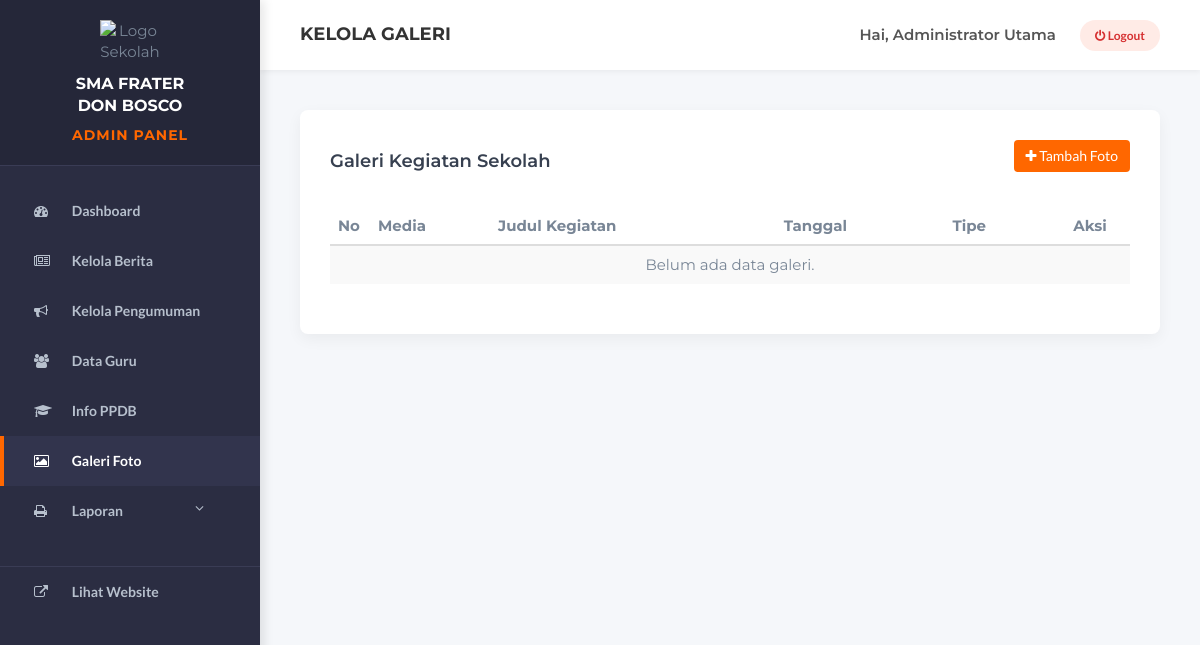
Page /admin/galeri.php (signed in) on the earlier database version.
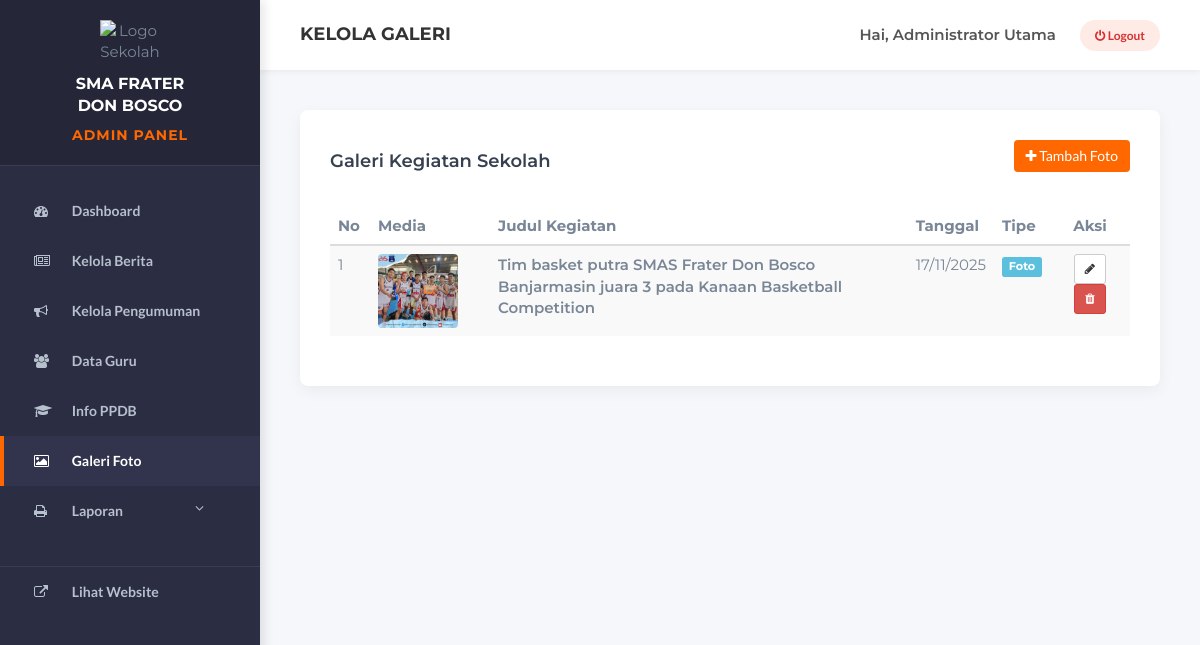
Same page on the later database version.
### tables this page shows
CREATE TABLE `galeri_media` (
  `id_album` int(11) NOT NULL,
  `judul_album` varchar(255) NOT NULL,
  `deskripsi` text DEFAULT NULL,
  `tanggal_event` date NOT NULL,
  `file_path` varchar(255) NOT NULL,
  `tipe_media` enum('Foto','Video') NOT NULL
);

### controllers/AdminGaleriController.php (called while the page is built, shortened)
<?php
require_once __DIR__ . '/../models/GaleriModel.php';
class AdminGaleriController {
    public function index() {
        $model = new GaleriModel();
        $data_galeri = $model->getAllGaleri();
        require_once '../views/admin/galeri_index.php';
    }
}
?>

### models/GaleriModel.php (called while the page is built, shortened)
<?php
require_once 'Database.php';
class GaleriModel extends Database {
    public function getAllGaleri() {
        $sql = "SELECT * FROM galeri_media ORDER BY id_album DESC";
        $query = $this->query($sql);
        $hasil = [];
        while ($row = mysqli_fetch_assoc($query)) {
            $hasil[] = $row;
        }
        return $hasil;
    }
}
?>

### models/Database.php (called while the page is built, shortened)
<?php
require_once __DIR__ . '/../Koneksi Database/koneksi.php';
class Database {
    protected $koneksi;
    public function __construct() {
        global $koneksi;
        $this->koneksi = $koneksi;
    }
    public function query($sql) {
        return mysqli_query($this->koneksi, $sql);
    }
}
?>

### views/admin/galeri_index.php (the view, shortened to what this page needs)
<?php
require_once 'template/header.php';
require_once 'template/sidebar.php';
?>
<div class="main-content">
    <?php require_once 'template/topbar.php'; ?>
    <div class="content-wrapper">
        <div class="card-box">
            <div class="row" style="margin-bottom: 20px;">
                <div class="col-md-6"><h4>Galeri Kegiatan Sekolah</h4></div>
                <div class="col-md-6 text-right">
                    <a href="galeri.php?aksi=tambah" class="btn btn-orange"><i class="fa fa-plus"></i> Tambah Foto</a>
                </div>
            </div>
            <div class="table-responsive">
                <table class="table table-hover table-striped">
                    <thead>
                        <tr>
                            <th width="5%">No</th>
                            <th width="15%">Media</th>
                            <th>Judul Kegiatan</th>
                            <th>Tanggal</th>
                            <th>Tipe</th>
                            <th width="10%" class="text-center">Aksi</th>
                        </tr>
                    </thead>
                    <tbody>
                        <?php
                        $no = 1;
                        if (count($data_galeri) > 0) {
                            foreach ($data_galeri as $g) {
                                $img_path = "uploads/galeri/" . $g['file_path'];
                        ?>
                        <tr>
                            <td><?php echo $no++; ?></td>
                            <td>
                                <?php if(!empty($g['file_path']) && file_exists("../admin/" . $img_path)): ?>
                                    <img src="<?php echo $img_path; ?>" width="80" style="border-radius: 4px;">
                                <?php else: ?>
                                    <small>No Image</small>
                                <?php endif; ?>
                            </td>
                            <td style="font-weight:600;"><?php echo htmlspecialchars($g['judul_album']); ?></td>
                            <td><?php echo date('d/m/Y', strtotime($g['tanggal_event'])); ?></td>
                            <td><span class="label label-info"><?php echo $g['tipe_media']; ?></span></td>
                            <td class="text-center">
                                 <a href="galeri.php?aksi=edit&id=<?php echo $g['id_album']; ?>" class="btn btn-sm btn-default"><i class="fa fa-pencil"></i></a>
                                <a href="galeri.php?aksi=hapus&id=<?php echo $g['id_album']; ?>" class="btn btn-sm btn-danger" onclick="return confirm('Hapus?')"><i class="fa fa-trash"></i></a>
                            </td>
                        </tr>
                        <?php
                            }
                        } else {
                            echo "<tr><td colspan='6' class='text-center'>Belum ada data galeri.</td></tr>";
                        }
                        ?>
                    </tbody>
                </table>
            </div>
        </div>
    </div>
</div>
<?php require_once 'template/footer.php'; ?>

Differences in the rows shown:
added galeri_media: file_path (picture), judul_album "Tim basket putra SMAS Frater Don Bosco Banjarmasin juara 3 pada Kanaan Basketball Competition", tanggal_event "17/11/2025", tipe_media "Foto"
Other differences:
text no longer shown: "Belum ada data galeri."
